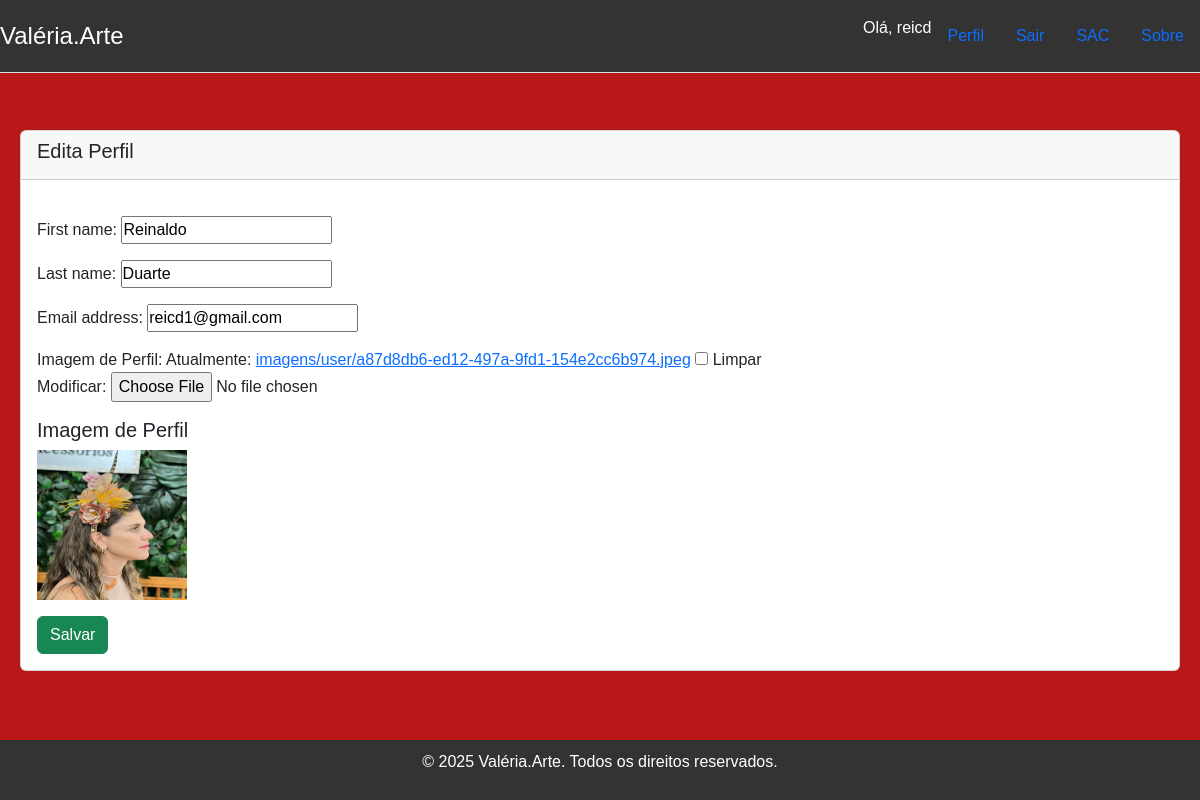
The app's page /account/2/edit/ (signed in) with its own data.
### accounts/models.py (models this page shows)
class CustomUser(AbstractUser):
    data_nascimento = models.DateField("Data de Nascimento",
    null=True,
    blank=True)
    telefone = models.CharField("Telefone",max_length=15, null=True, blank=True)
    endereco = models.CharField("Endereço",max_length=255, null=True, blank=True)
    cidade = models.CharField("Cidade",max_length=100, null=True, blank=True)
    estado = models.CharField("Estado",max_length=100, null=True, blank=True)
    pais = models.CharField("País",max_length=100, null=True, blank=True)
    cep = models.CharField("CEP",max_length=8, null=True, blank=True)
    cpf = models.CharField("CPF",max_length=11, null=True, blank=True)
    imagem = models.FileField(
        "Imagem de Perfil", upload_to='imagens/user',
        default=None,
        null=True,
        blank=True
        )

### accounts/views.py (the view, shortened to what this page needs)
# urls.py: path('account/<int:pk>/edit/', AccountUpdateView.as_view(), name='account_edit'),
class AccountUpdateView(LoginRequiredMixin, UpdateView):
    model = User
    template_name = 'accounts/user_form.html'
    fields = ['first_name', 'last_name', 'email',  'imagem']
    success_url = reverse_lazy('about')
    success_message = 'Perfil atualizado com sucesso!'
    def get_queryset(self):
        user_id = self.kwargs.get('pk')
        user = self.request.user
        if user is None or not user.is_authenticated or user.id != user_id:
            return User.objects.none()
        return User.objects.filter(id=user_id)

### templates/accounts/user_form.html (shortened to what this page needs)
 {% extends '_layout2.html' %}
 {% block content %}
    <div class="card">
        <div class="card-header">
            <h5 class="card-title">Edita Perfil</h5>
        </div>
        <div class="card-body">
                <form method="post" enctype="multipart/form-data">
                    {{ form.as_p }}
                    <p>
                        {% if user.imagem.url is not None %}
                            <h5>Imagem de Perfil</h5>
                            <img src="{{ user.imagem.url }}" alt="Imagem de Perfil" width="150" height="150"/>
                        {% else %}
                            <span class="alert-warning">Nenhuma imagem de perfil carregada.</span>
                        {% endif %}
                    </p>
                    <button type="submit" class="btn btn-success">Salvar</button>
                </form>
        </div>
    </div>
 {% endblock %}

### templates/_layout2.html (shortened to what this page needs)
{% extends '_base.html' %}
{% load static %}
{% block css %}
    <link rel="stylesheet" href="https://cdn.jsdelivr.net/npm/bootstrap@5.3.8/dist/css/bootstrap.min.css">
    <link rel="stylesheet" href="{% static 'css/styles.css' %}">
{% endblock css %}
{% block header %}
<div class="container">
    <header class="d-flex flex-wrap justify-content-center py-3 mb-4 border-bottom">
        <a href="{% url 'index' %}" class="d-flex align-items-center mb-3 mb-md-0 me-md-auto link-body-emphasis text-decoration-none">
    <span class="fs-4">Valéria.Arte</span></a>
    <ul class="nav nav-pills">
            {% if user.is_authenticated %}
                <li class="nav-item">Olá, {{ user.username }}</li>
                <li class="nav-item">
                    <a href="{% url 'account_edit' pk=user.id %}" class="nav-link">Perfil</a>
                </li>
                <li class="nav-item">
                    <form action="{% url 'logout' %}" method="post" class="d-flex">
                        <button class="btn btn-link nav-link" type="submit">Sair</button>
                    </form>
                </li>
            {% endif %}
        <li class="nav-item">
            <a href="{% url 'about' %}" class="nav-link">SAC</a>
        </li>
        <li class="nav-item">
            <a href="{% url 'index' %}" class="nav-link">Sobre</a>
        </li>
    </ul>
    </header>
</div>
{% endblock header %}
{% block main %}
    <div class="container">
    {% block content %}
    {% endblock content %}
    </div>
{% endblock main %}
{% block footer %}
<div class="container">
    <footer>
        <p>&copy; {% now "Y" %} Valéria.Arte. Todos os direitos reservados.</p>
    </footer>
</div>
{% endblock footer %}

### static/css/styles.css (style rules this page uses)
* { box-sizing: border-box; margin: 0; padding: 0; }
body { font-family: Arial, sans-serif; background-color: #b81818; color: #ffffff; }
header { background-color: #333333; color: #ffffff; padding: 10px 0; text-align: center; position: fixed; width: 100%; top: 0; left: 0; z-index: 1000; }
.container { max-width: 1200px; margin: 0 auto; padding: 20px; margin-top: 20px; }
.fs-4 { font-size: 1.5rem; color: #ffffff; }
div.card { display: flex; flex-wrap: wrap; justify-content: center; gap: 20px; margin-top: 30px; }
footer { background-color: #333333; color: #ffffff; text-align: center; padding: 10px 0; position: fixed; width: 100%; bottom: 0; right:0; z-index: 1000; }

### records on screen
CustomUser: username "reicd", first_name "Reinaldo", last_name "Duarte", email "reicd1@gmail.com", imagem (picture)
